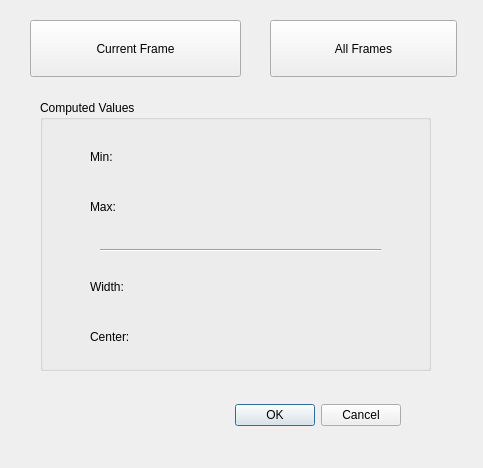
<?xml version="1.0" encoding="UTF-8"?>
<ui version="4.0">
 <class>vpComputeColorRangeDialog</class>
 <widget class="QDialog" name="vpComputeColorRangeDialog">
  <property name="geometry">
   <rect>
    <x>0</x>
    <y>0</y>
    <width>483</width>
    <height>468</height>
   </rect>
  </property>
  <property name="windowTitle">
   <string>Compute Color Range</string>
  </property>
  <widget class="QDialogButtonBox" name="buttonBox">
   <property name="geometry">
    <rect>
     <x>60</x>
     <y>390</y>
     <width>341</width>
     <height>51</height>
    </rect>
   </property>
   <property name="orientation">
    <enum>Qt::Horizontal</enum>
   </property>
   <property name="standardButtons">
    <set>QDialogButtonBox::Cancel|QDialogButtonBox::Ok</set>
   </property>
  </widget>
  <widget class="QPushButton" name="computeCurrentFrame">
   <property name="geometry">
    <rect>
     <x>30</x>
     <y>20</y>
     <width>211</width>
     <height>57</height>
    </rect>
   </property>
   <property name="text">
    <string>Current Frame</string>
   </property>
  </widget>
  <widget class="QPushButton" name="computeAllFrames">
   <property name="geometry">
    <rect>
     <x>270</x>
     <y>20</y>
     <width>187</width>
     <height>57</height>
    </rect>
   </property>
   <property name="text">
    <string>All Frames</string>
   </property>
  </widget>
  <widget class="QGroupBox" name="groupBox">
   <property name="geometry">
    <rect>
     <x>40</x>
     <y>100</y>
     <width>391</width>
     <height>271</height>
    </rect>
   </property>
   <property name="title">
    <string>Computed Values</string>
   </property>
   <widget class="QLabel" name="label_2">
    <property name="geometry">
     <rect>
      <x>50</x>
      <y>90</y>
      <width>116</width>
      <height>34</height>
     </rect>
    </property>
    <property name="text">
     <string>Max:</string>
    </property>
   </widget>
   <widget class="QLabel" name="minValue">
    <property name="geometry">
     <rect>
      <x>200</x>
      <y>40</y>
      <width>116</width>
      <height>34</height>
     </rect>
    </property>
    <property name="text">
     <string/>
    </property>
   </widget>
   <widget class="QLabel" name="maxValue">
    <property name="geometry">
     <rect>
      <x>200</x>
      <y>90</y>
      <width>116</width>
      <height>34</height>
     </rect>
    </property>
    <property name="text">
     <string/>
    </property>
   </widget>
   <widget class="QLabel" name="label">
    <property name="geometry">
     <rect>
      <x>50</x>
      <y>40</y>
      <width>116</width>
      <height>34</height>
     </rect>
    </property>
    <property name="text">
     <string>Min:</string>
    </property>
   </widget>
   <widget class="Line" name="line">
    <property name="geometry">
     <rect>
      <x>60</x>
      <y>140</y>
      <width>281</width>
      <height>20</height>
     </rect>
    </property>
    <property name="orientation">
     <enum>Qt::Horizontal</enum>
    </property>
   </widget>
   <widget class="QLabel" name="widthValue">
    <property name="geometry">
     <rect>
      <x>200</x>
      <y>170</y>
      <width>116</width>
      <height>34</height>
     </rect>
    </property>
    <property name="text">
     <string/>
    </property>
   </widget>
   <widget class="QLabel" name="label_3">
    <property name="geometry">
     <rect>
      <x>50</x>
      <y>220</y>
      <width>116</width>
      <height>34</height>
     </rect>
    </property>
    <property name="text">
     <string>Center:</string>
    </property>
   </widget>
   <widget class="QLabel" name="centerValue">
    <property name="geometry">
     <rect>
      <x>200</x>
      <y>220</y>
      <width>116</width>
      <height>34</height>
     </rect>
    </property>
    <property name="text">
     <string/>
    </property>
   </widget>
   <widget class="QLabel" name="label_4">
    <property name="geometry">
     <rect>
      <x>50</x>
      <y>170</y>
      <width>116</width>
      <height>34</height>
     </rect>
    </property>
    <property name="text">
     <string>Width:</string>
    </property>
   </widget>
  </widget>
 </widget>
 <resources/>
 <connections>
  <connection>
   <sender>buttonBox</sender>
   <signal>accepted()</signal>
   <receiver>vpComputeColorRangeDialog</receiver>
   <slot>accept()</slot>
   <hints>
    <hint type="sourcelabel">
     <x>248</x>
     <y>254</y>
    </hint>
    <hint type="destinationlabel">
     <x>157</x>
     <y>274</y>
    </hint>
   </hints>
  </connection>
  <connection>
   <sender>buttonBox</sender>
   <signal>rejected()</signal>
   <receiver>vpComputeColorRangeDialog</receiver>
   <slot>reject()</slot>
   <hints>
    <hint type="sourcelabel">
     <x>316</x>
     <y>260</y>
    </hint>
    <hint type="destinationlabel">
     <x>286</x>
     <y>274</y>
    </hint>
   </hints>
  </connection>
 </connections>
</ui>
